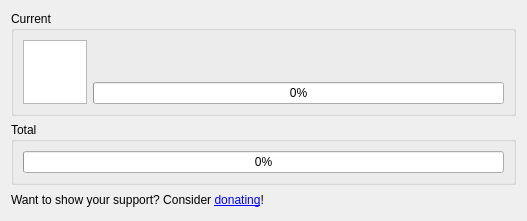
<?xml version="1.0" encoding="UTF-8"?>
<ui version="4.0">
 <class>ProgressDialog</class>
 <widget class="QDialog" name="ProgressDialog">
  <property name="geometry">
   <rect>
    <x>0</x>
    <y>0</y>
    <width>527</width>
    <height>221</height>
   </rect>
  </property>
  <property name="sizePolicy">
   <sizepolicy hsizetype="Fixed" vsizetype="Fixed">
    <horstretch>0</horstretch>
    <verstretch>0</verstretch>
   </sizepolicy>
  </property>
  <property name="maximumSize">
   <size>
    <width>527</width>
    <height>332</height>
   </size>
  </property>
  <property name="windowTitle">
   <string>Dialog</string>
  </property>
  <layout class="QVBoxLayout" name="verticalLayout">
   <item>
    <widget class="QGroupBox" name="groupBoxCurrent">
     <property name="title">
      <string>Current</string>
     </property>
     <layout class="QHBoxLayout" name="horizontalLayout_2">
      <item>
       <widget class="QGraphicsView" name="graphicsView">
        <property name="sizePolicy">
         <sizepolicy hsizetype="Minimum" vsizetype="Minimum">
          <horstretch>0</horstretch>
          <verstretch>0</verstretch>
         </sizepolicy>
        </property>
        <property name="minimumSize">
         <size>
          <width>64</width>
          <height>64</height>
         </size>
        </property>
        <property name="maximumSize">
         <size>
          <width>64</width>
          <height>64</height>
         </size>
        </property>
        <property name="verticalScrollBarPolicy">
         <enum>Qt::ScrollBarAlwaysOff</enum>
        </property>
        <property name="horizontalScrollBarPolicy">
         <enum>Qt::ScrollBarAlwaysOff</enum>
        </property>
       </widget>
      </item>
      <item>
       <layout class="QVBoxLayout" name="verticalLayout_3">
        <item>
         <widget class="QLabel" name="labelFileName">
          <property name="text">
           <string/>
          </property>
         </widget>
        </item>
        <item>
         <widget class="QProgressBar" name="progressCurrent">
          <property name="value">
           <number>0</number>
          </property>
         </widget>
        </item>
       </layout>
      </item>
     </layout>
    </widget>
   </item>
   <item>
    <widget class="QGroupBox" name="groupBoxTotal">
     <property name="title">
      <string>Total</string>
     </property>
     <layout class="QHBoxLayout" name="horizontalLayout">
      <item>
       <widget class="QProgressBar" name="progressTotal">
        <property name="value">
         <number>0</number>
        </property>
       </widget>
      </item>
     </layout>
    </widget>
   </item>
   <item>
    <widget class="QLabel" name="label">
     <property name="text">
      <string>Want to show your support?  Consider &lt;a href=&quot;#&quot;&gt;donating&lt;/a&gt;!</string>
     </property>
    </widget>
   </item>
  </layout>
 </widget>
 <resources/>
 <connections/>
</ui>
